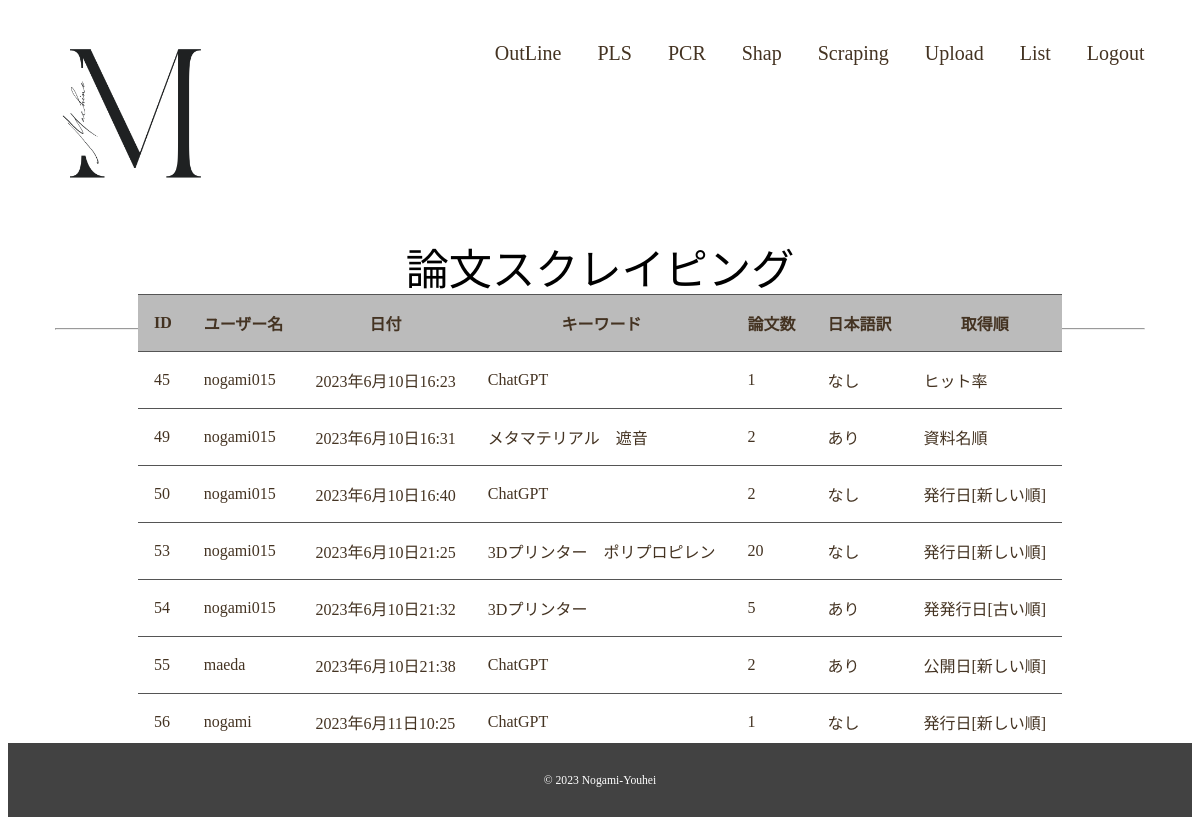
The app's page /pls/datalist/ with its own data.
### pls/models.py (models this page shows)
class Paper(models.Model):
    user = models.CharField(max_length=100)
    date = models.DateTimeField(default=timezone.now)
    keywords = models.CharField(max_length=100)
    number = models.IntegerField()
    ja = models.IntegerField()
    choices = models.CharField(max_length=100)

### pls/views.py (the view)
# urls.py: path('datalist/', views.datalist, name='datalist'),
def datalist(request):
    if (request.method == 'POST'):
        data = request.POST.get('data')
        paper = Paper.objects.get(id=int(data))
        print(paper)
        paper.delete()
        return redirect(to='datalist')
    papers = Paper.objects.all()
    user = request.user.username
    param = {
        'papers': papers,
        'user': user
    }
    return render(request, 'pls/datalist.html', param)

### pls/templates/pls/datalist.html (shortened to what this page needs)
{% extends 'pls/base.html' %}
{% block main %}
<div class="wrapper">
    <h2 class="page-title">論文スクレイピング</h2>
</div>
</div>
<div class="pcr-contents wrapper">
<table class="list">
    <tr>
        <th>ID</th>
        <th>ユーザー名</th>
        <th>日付</th>
        <th>キーワード</th>
        <th>論文数</th>
        <th>日本語訳</th>
        <th>取得順</th>
    </tr>
{% for paper in papers %}
    <tr>
        <td>{{ paper.id }}</td>
        <td>{{ paper.user }}</td>
        <td>{{ paper.date }}</td>
        <td>{{ paper.keywords }}</td>
        <td>{{ paper.number }}</td>
        {% if paper.ja == 0 %}
        <td>なし</td>
        {% else %}
        <td>あり</td>
        {% endif %}
        {% if paper.choices == '1' %}
        <td>ヒット率</td>
        {% elif paper.choices == '5' %}
        <td>発行日[新しい順]</td>
        {% elif paper.choices == '6' %}
        <td>発発行日[古い順]</td>
        {% elif paper.choices == '2' %}
        <td>公開日[新しい順]</td>
        {% elif paper.choices == '3' %}
        <td>公開日[古い順]</td>
        {% elif paper.choices == '4' %}
        <td>資料名順</td>
        {% else %}
        <td>不明</td>
        {% endif %}
    </tr>
{% endfor %}
</table>
</div>
{% endblock %}

### pls/static/pls/css/style.css (style rules this page uses)
html { font-size: 100%; }
body { font-family: serif; color: #432; }
.wrapper { max-width: 1200px; margin: 0 auto; padding: 0 4%; }
.page-title { font-size: 2.7rem; color: black; line-height: 1; text-transform: uppercase; font-weight: normal; }
#outline .page-title { text-align: center; }
table { border-spacing: 2rem; }
.list, .list td, .list th { border-width: 1.5px 0px; border-color: #555; border-style: solid; border-collapse: collapse; padding: 1em; margin: 1em; }
.list th { background-color: #bbb; }
.list { margin-right: auto; margin-left: auto; }

### records on screen
Paper: id "45", user "nogami015", date "2023年6月10日16:23", keywords "ChatGPT", number "1", ja "なし", choices "ヒット率"
Paper: id "49", user "nogami015", date "2023年6月10日16:31", keywords "メタマテリアル 遮音", number "2", ja "あり", choices "資料名順"
Paper: id "50", user "nogami015", date "2023年6月10日16:40", keywords "ChatGPT", number "2", ja "なし", choices "発行日[新しい順]"
Paper: id "53", user "nogami015", date "2023年6月10日21:25", keywords "3Dプリンター ポリプロピレン", number "20", ja "なし", choices "発行日[新しい順]"
Paper: id "54", user "nogami015", date "2023年6月10日21:32", keywords "3Dプリンター", number "5", ja "あり", choices "発発行日[古い順]"
Paper: id "55", user "maeda", date "2023年6月10日21:38", keywords "ChatGPT", number "2", ja "あり", choices "公開日[新しい順]"
Paper: id "56", user "nogami", date "2023年6月11日10:25", keywords "ChatGPT", number "1", ja "なし", choices "発行日[新しい順]"
